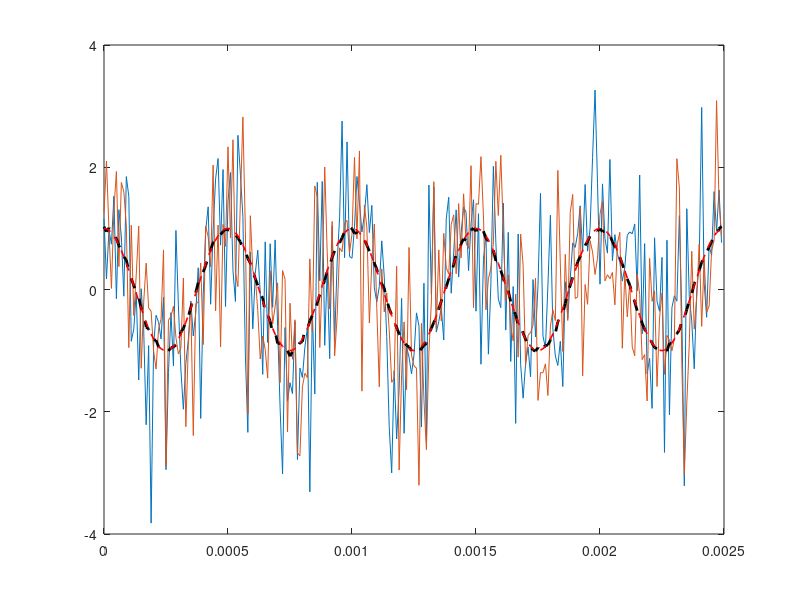

This figure's MATLAB source:
clear all
close all

%
Nexp=1000;
fs=100e3;
Ts=1/fs;
f0=2e3;
Tend=5/f0;
t = (0:Ts:Tend-Ts).';

% Genero un ruido iid de varianza 1 y media 0
% randn() me da el resultado de una VA gaussiana de var 1 y media 0
n_t = 1*randn(length(t), Nexp);

x_t = cos(2*pi*f0*t) + n_t;

% Ejemplo, ploteo la ocurrencia del proceso para el experimento 10 y 25
figure
plot(t, x_t(:, 10))
hold all
plot(t, x_t(:, 25))

% Calculo la media = E{X(t)}
media = sum(x_t,2)/Nexp; % Equivalente mean(x_t,2)
plot(t, media, '--k', 'LineWidth',2)
plot(t, cos(2*pi*f0*t), '--r', 'LineWidth',1.2)

% Moraleja: la media puede depender del tiempo
% NO ES UN PROMEDIO A LO LARGO DEL TIEMPO
